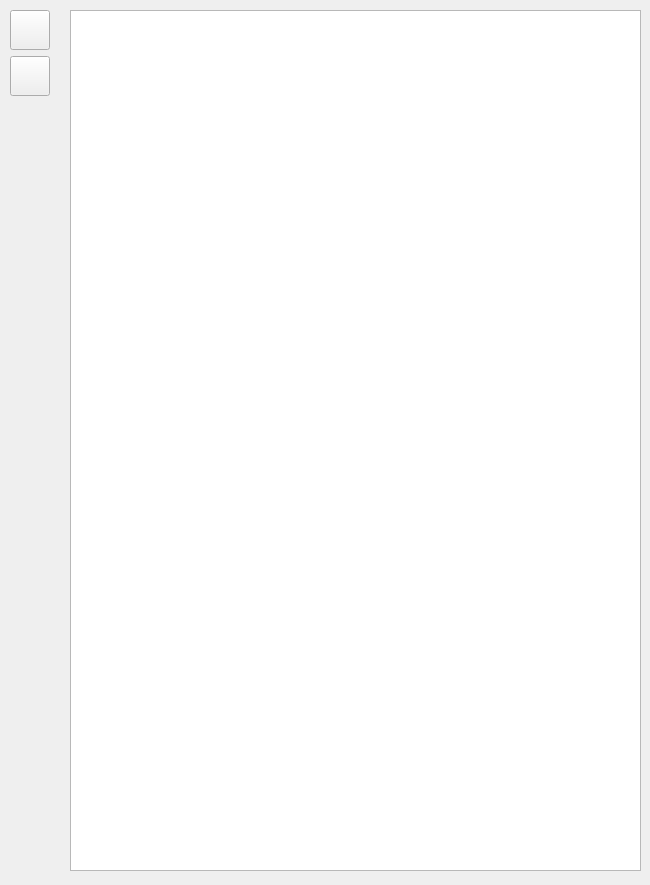
<?xml version="1.0" encoding="UTF-8"?>
<ui version="4.0">
 <class>AliasTable</class>
 <widget class="QWidget" name="AliasTable">
  <property name="geometry">
   <rect>
    <x>0</x>
    <y>0</y>
    <width>650</width>
    <height>885</height>
   </rect>
  </property>
  <property name="sizePolicy">
   <sizepolicy hsizetype="Maximum" vsizetype="Maximum">
    <horstretch>0</horstretch>
    <verstretch>0</verstretch>
   </sizepolicy>
  </property>
  <property name="windowTitle">
   <string>Form</string>
  </property>
  <widget class="QTableWidget" name="tableWidget">
   <property name="geometry">
    <rect>
     <x>70</x>
     <y>10</y>
     <width>571</width>
     <height>861</height>
    </rect>
   </property>
   <property name="sizePolicy">
    <sizepolicy hsizetype="Maximum" vsizetype="Maximum">
     <horstretch>0</horstretch>
     <verstretch>0</verstretch>
    </sizepolicy>
   </property>
   <property name="sizeIncrement">
    <size>
     <width>1</width>
     <height>1</height>
    </size>
   </property>
  </widget>
  <widget class="QWidget" name="layoutWidget">
   <property name="geometry">
    <rect>
     <x>10</x>
     <y>10</y>
     <width>51</width>
     <height>91</height>
    </rect>
   </property>
   <layout class="QGridLayout" name="gridLayout_3" rowstretch="50,50" columnstretch="0" columnminimumwidth="0">
    <property name="sizeConstraint">
     <enum>QLayout::SetFixedSize</enum>
    </property>
    <item row="0" column="0">
     <widget class="QPushButton" name="pushFinished">
      <property name="sizePolicy">
       <sizepolicy hsizetype="Fixed" vsizetype="Fixed">
        <horstretch>0</horstretch>
        <verstretch>0</verstretch>
       </sizepolicy>
      </property>
      <property name="minimumSize">
       <size>
        <width>40</width>
        <height>40</height>
       </size>
      </property>
      <property name="maximumSize">
       <size>
        <width>40</width>
        <height>40</height>
       </size>
      </property>
      <property name="text">
       <string/>
      </property>
     </widget>
    </item>
    <item row="1" column="0">
     <widget class="QPushButton" name="pushInfo">
      <property name="sizePolicy">
       <sizepolicy hsizetype="Minimum" vsizetype="Fixed">
        <horstretch>40</horstretch>
        <verstretch>40</verstretch>
       </sizepolicy>
      </property>
      <property name="minimumSize">
       <size>
        <width>40</width>
        <height>40</height>
       </size>
      </property>
      <property name="maximumSize">
       <size>
        <width>40</width>
        <height>40</height>
       </size>
      </property>
      <property name="text">
       <string/>
      </property>
     </widget>
    </item>
   </layout>
  </widget>
 </widget>
 <resources/>
 <connections/>
</ui>
